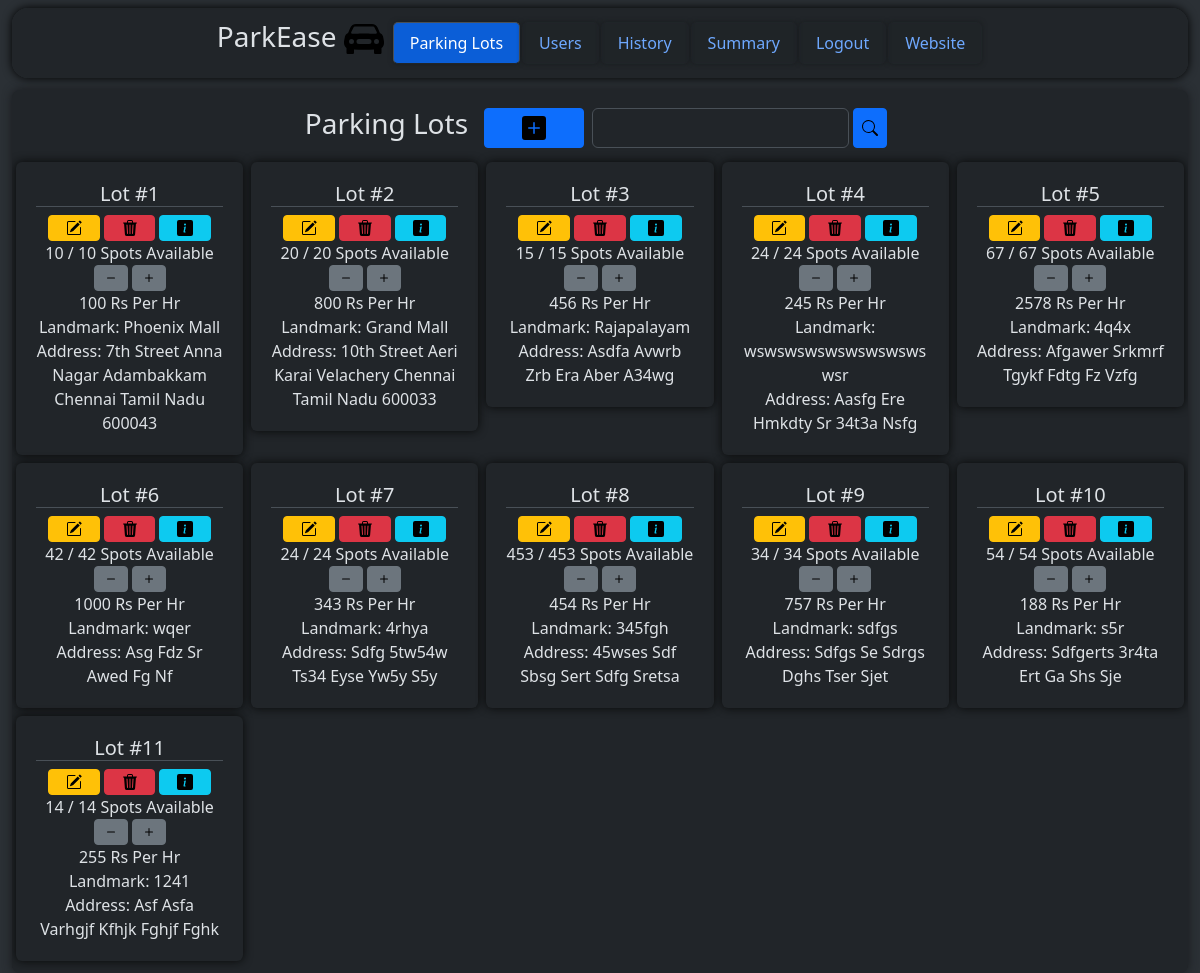
The app's page /admin/dashboard (signed in) with its own data.
### models/parkingInfo.py (models this page shows, shortened)
class ParkingLot(db.Model) :
    __tablename__ = "parkinglot"
    id = db.Column(db.Integer, primary_key = True, autoincrement = True)
    landmark = db.Column(db.String)
    noOfParkingSpots = db.Column(db.Integer)
    pricePerHr = db.Column(db.Integer)
    addressId = db.Column(db.Integer, db.ForeignKey("address.id"))
    address = db.relationship("Address", uselist = False, backref = "parkingLot") #parking lot and address is 1 - 1
    parkingSpots = db.relationship("ParkingSpot", backref = "parkingLot") #parking lot and parking spot is 1 - M

### models/userInfo.py (models this page shows)
class Address(db.Model) :
    __tablename__ = "address"
    id = db.Column(db.Integer, primary_key = True, autoincrement = True)
    streetName = db.Column(db.String)
    locality = db.Column(db.String)
    subLocality = db.Column(db.String)
    city = db.Column(db.String)
    state = db.Column(db.String)
    pinCode = db.Column(db.String)
    def __str__(self) :
        return "{} {} {} {} {} {} {}".format(self.id, self.streetName.lower(), self.locality.lower(), self.subLocality.lower(), self.city.lower(), self.state.lower(), self.pinCode)

### controllers/adminDashboard.py (the view, shortened to what this page needs)
@adminbp.route("/dashboard", methods = ["GET", "POST"])
def dashboard() :
    if request.method == "GET" :
        return render_template("admin/adminDashboard.html", parkingLots = viewParkingLots())

### controllers/adminDashboard.py (called while the page is built)
@adminbp.before_request
def restrict() :
    if session.get("type") != "admin" :
        return redirect(url_for("general.signIn"))

def viewParkingLots() :
    return db.session.execute(db.select(ParkingLot)).scalars().all()

### templates/admin/adminDashboard.html (shortened to what this page needs)
<!DOCTYPE html>
<html class = "h-100" data-bs-theme = "dark">
    <head>
        <link rel = "stylesheet" href = "/static/bootstrap/css/bootstrap.min.css"/>
        <link rel = "stylesheet" href = "/static/css/style.css"/>
    </head>
    <body class = "h-100">
        <div class = "container-fluid bg-body-tertiary min-vh-100">
            <div class = "container-fluid d-flex justify-content-center bg-body">
                <div class = "d-flex justify-content-center align-items-center container-fluid mt-2 rounded-4 position-fixed height" style = "background-color: rgba(33, 37, 41, 0.9); z-index: 1000; box-shadow: 0 0 10px rgb(0, 0, 0); backdrop-filter: blur(3px);">
                    <div class = "overflow-auto" style = "height: 100%; width: 100%;">
                        <ul class = "nav nav-tabs d-flex align-items-center justify-content-center" style = "height: 100%; width: 100%;">
                            <a href = "/" class = "text-decoration-none text-reset me-2">
                                <h3>
                                    ParkEase
                                    <img src = "/static\images\car-front-fill.svg" alt = "Logo" style = "width: 40px;"/>
                                </h3>
                            </a>
                            <li class = "nav-item">
                                <a class = "nav-link active" href = "/admin/dashboard">
                                    Parking Lots
                                </a>
                            </li>
                            <li class = "nav-item">
                                <a class = "nav-link", href = "/admin/dashboard/users">
                                    Users
                                </a>
                            </li>
                            <li class = "nav-item">
                                <a class = "nav-link", href = "/admin/dashboard/history">
                                    History
                                </a>
                            </li>
                            <li class = "nav-item">
                                <a class = "nav-link" href = "/admin/dashboard/summary">
                                    Summary
                                </a>
                            </li>
                            <li class = "nav-item">
                                <a class = "nav-link" href = "/signIn">
                                    Logout
                                </a>
                            </li>
                            <li class = "nav-item">
                                <a class = "nav-link" href = "/">
                                    Website
                                </a>
                            </li>
                        </ul>
                    </div>
                </div>
            </div>
            <div class = "rounded-3 container-fluid bg-body p-2 overflow-auto margin-top" style = "height: 80%; width: 100%; box-shadow: 0 0 10px rgb(24, 26, 29);">
                <div class = "d-flex justify-content-center align-items-center gap-2" style = "height: 60px;">
                    <h3>
                        Parking Lots
                    </h3>
                    <p>
                        <form method = "POST" action = "/admin/dashboard" class = "d-flex">
                            <button type = "submit" name = "action" value = "create" class = "btn btn-primary btn-sm d-flex align-items-center justify-content-center" style = "height: 40px; width: 100px;">
                                <img src = "\static\images\plus-square-fill.svg" alt = "Add A Parking Lot" style = "width: 30%;"/>
                            </button>
                        </form>
                        <form method = "POST" action = "/admin/dashboard/searchResults" class = "d-flex">
                            <input type = "text" name = "searchValue" class = "form-control" style = "height: 40px;"/> &nbsp;
                            <button type = "submit" name = "action" value = "search" class = "btn btn-primary btn-sm d-flex justify-content-center align-items-center" style = "height: 40px;">
                                <img src = "\static\images\search.svg" alt = "Search"/>
                            </button>
                        </form>
                    </p>
                </div>
                <div class = "ms-1 me-1">
                    <div class = "row row-cols-1 row-cols-sm-2 row-cols-md-3 row-cols-lg-4 row-cols-xl-5 row-cols-xxl-6">
                        {% for parkingLot in parkingLots %}
                            <div class = "col p-1">
                                <div class = "card p-1" style = "box-shadow: 0 0 10px rgb(7, 8, 8); border: none">
                                    <form method = "POST" action = "/admin/dashboard" style = "height: 100%; width: 100%;">
                                        <div class = "card-body">
                                            <h5 class = "card-title text-center border-bottom">
                                                Lot #{{ parkingLot.id }}
                                            </h5>
                                            <div class = "container-fluid d-flex align-items-center justify-content-center gap-1">
                                                <button type = "submit" name = "action" value = "edit" class = "btn btn-warning btn-sm d-flex justify-content-center align-items-center" style = "width: 100%;">
                                                    <img src = "\static\images\pencil-square.svg" alt = "Edit"/>
                                                </button>
                                                <button type = "submit" name = "action" value = "delete" class = "btn btn-danger btn-sm d-flex justify-content-center align-items-center" style = "width: 100%;">
                                                    <img src = "\static\images\trash3-fill.svg" alt = "Delete"/>
                                                </button>
                                                <button type = "submit" name = "action" value = "details" class = "btn btn-info btn-sm d-flex justify-content-center align-items-center" style = "width: 100%;">
                                                    <img src = "\static\images\info-square-fill.svg" alt = "Details"/>
                                                </button>
                                            </div>
                                            <div class = "card-text text-center">
                                                {{ parkingLot.parkingSpots | selectattr("status", "equalto", 0) | list | count }} / {{ parkingLot.noOfParkingSpots }} Spots Available
                                                <div class = "container-fluid d-flex align-items-center justify-content-center gap-1">
                                                    <button type = "submit" name = "action" value = "delete1" class = "btn btn-secondary btn-sm d-flex align-items-center justify-content-center">
                                                        <img src = "\static\images\dash.svg" alt = "-1"/>
                                                    </button>
                                                    <button type = "submit" name = "action" value = "add1" class = "btn btn-secondary btn-sm d-flex align-items-center justify-content-center">
                                                        <img src = "\static\images\plus.svg" alt = "+1"/>
                                                    </button>
                                                </div>
                                                {{ parkingLot.pricePerHr }} Rs Per Hr
                                                <br/>
                                                Landmark: {{ parkingLot.landmark }}
                                                <br/>
                                                Address: {{ parkingLot.address.__str__()[2:] | title }}
                                            </div>
                                        </div>
                                    </form>
                                </div>
                            </div>
                        {% endfor %}
                    </div>
                </div>
            </div>
        </div>
    </body>
</html>

### static/css/style.css (style rules this page uses)
.nav-tabs { border: none; }
.nav-tabs .nav-link { border-radius: 5px; margin: 1px; box-shadow: 0 0 5px rgb(25, 28, 31); backdrop-filter: blur(1px); }
.nav-tabs .nav-link.active { background-color: rgb(11, 94, 215); }
.height { height: 70px; width: 98%; }
.margin-top { margin-top: 90px }

### records on screen
ParkingLot: id "1", parkingSpots|selectattr "10", noOfParkingSpots "10", pricePerHr "100", landmark "Phoenix Mall", address "7th Street Anna Nagar Adambakkam Chennai Tamil Nadu 600043"
ParkingLot: id "2", parkingSpots|selectattr "20", noOfParkingSpots "20", pricePerHr "800", landmark "Grand Mall", address "10th Street Aeri Karai Velachery Chennai Tamil Nadu 600033"
ParkingLot: id "3", parkingSpots|selectattr "15", noOfParkingSpots "15", pricePerHr "456", landmark "Rajapalayam", address "Asdfa Avwrb Zrb Era Aber A34wg"
ParkingLot: id "4", parkingSpots|selectattr "24", noOfParkingSpots "24", pricePerHr "245", landmark "wswswswswswswswswswsr", address "Aasfg Ere Hmkdty Sr 34t3a Nsfg"
ParkingLot: id "5", parkingSpots|selectattr "67", noOfParkingSpots "67", pricePerHr "2578", landmark "4q4x", address "Afgawer Srkmrf Tgykf Fdtg Fz Vzfg"
ParkingLot: id "6", parkingSpots|selectattr "42", noOfParkingSpots "42", pricePerHr "1000", landmark "wqer", address "Asg Fdz Sr Awed Fg Nf"
ParkingLot: id "7", parkingSpots|selectattr "24", noOfParkingSpots "24", pricePerHr "343", landmark "4rhya", address "Sdfg 5tw54w Ts34 Eyse Yw5y S5y"
ParkingLot: id "8", parkingSpots|selectattr "453", noOfParkingSpots "453", pricePerHr "454", landmark "345fgh", address "45wses Sdf Sbsg Sert Sdfg Sretsa"
ParkingLot: id "9", parkingSpots|selectattr "34", noOfParkingSpots "34", pricePerHr "757", landmark "sdfgs", address "Sdfgs Se Sdrgs Dghs Tser Sjet"
ParkingLot: id "10", parkingSpots|selectattr "54", noOfParkingSpots "54", pricePerHr "188", landmark "s5r", address "Sdfgerts 3r4ta Ert Ga Shs Sje"
ParkingLot: id "11", parkingSpots|selectattr "14", noOfParkingSpots "14", pricePerHr "255", landmark "1241", address "Asf Asfa Varhgjf Kfhjk Fghjf Fghk"
